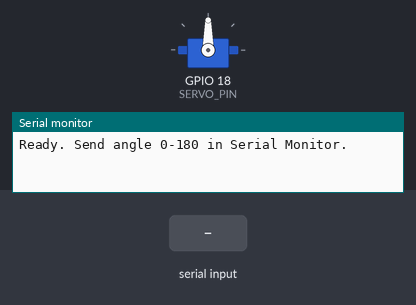
A sketch run on a simulated ESP32. On the bench: servo, the last lines printed to the serial monitor. Inputs (shaded band) come from the test bench.

Above: at 1.2 s.
1.3 s: "30,150\n" received over Serial
At 2.3 s:
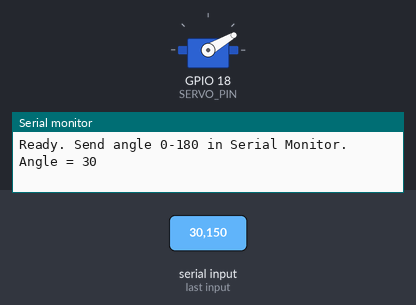
2.8 s: "5\n" received over Serial
At 3.4 s:
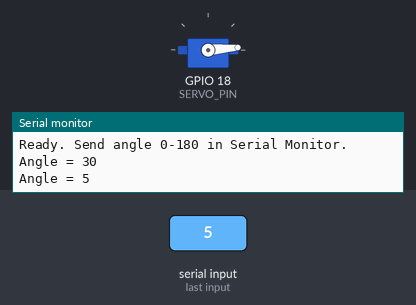
4.3 s: "90,45\n" received over Serial
At 5.7 s:
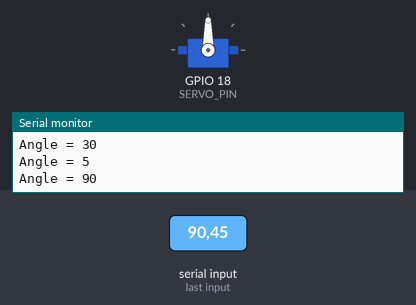
Timing chart, 0 to 7.3 s (numbered marks = the images above; inputs shaded):
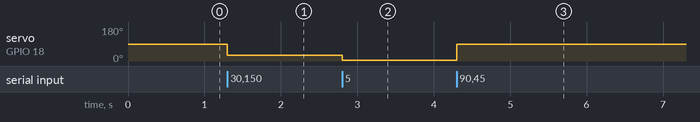

Measured:
- after the input at 1.3 s, servo on GPIO 18 (SERVO_PIN): 90° → 30° at once
- after the input at 2.8 s, servo on GPIO 18 (SERVO_PIN): 30° → 5° at once
- after the input at 4.3 s, servo on GPIO 18 (SERVO_PIN): 5° → 90° at once

The sketch:

SERVO_MOVEMENT.ino
```cpp
#include <ESP32Servo.h>

Servo servo;
const int SERVO_PIN = 18; // signal pin
int angle = 90;

void setup() {
Serial.begin(115200);

// ESP32 PWM settings for servo
servo.setPeriodHertz(50); // 50Hz for standard servos
servo.attach(SERVO_PIN, 500, 2400); // min/max pulse in microseconds

servo.write(angle);
Serial.println("Ready. Send angle 0-180 in Serial Monitor.");
}

void loop() {
if (Serial.available()) {
int a = Serial.parseInt();
if (a >= 0 && a <= 180) {
angle = a;
servo.write(angle);
Serial.print("Angle = ");
Serial.println(angle);
} else {
Serial.println("Send a number 0-180");
}
while (Serial.available()) Serial.read();
}
}
```
